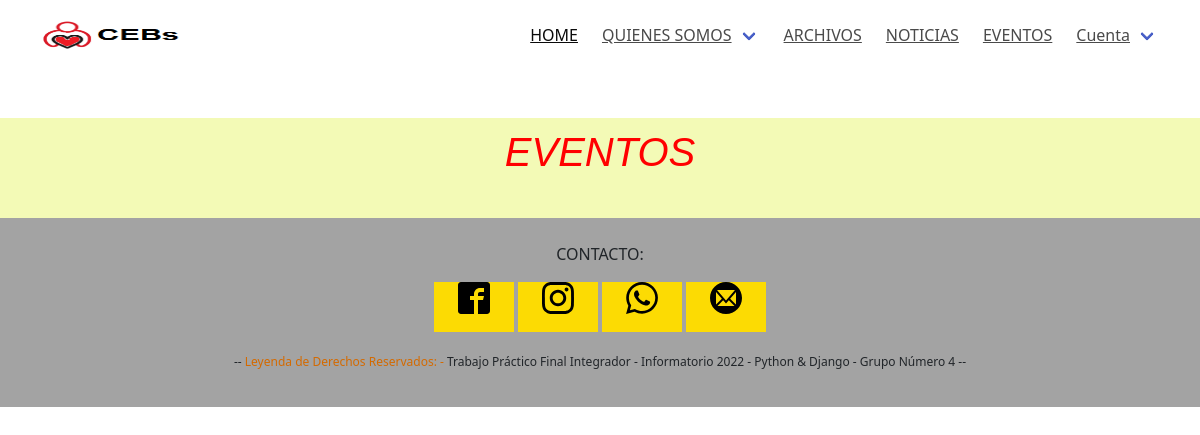
The page /Evento/ on the database as committed earlier.
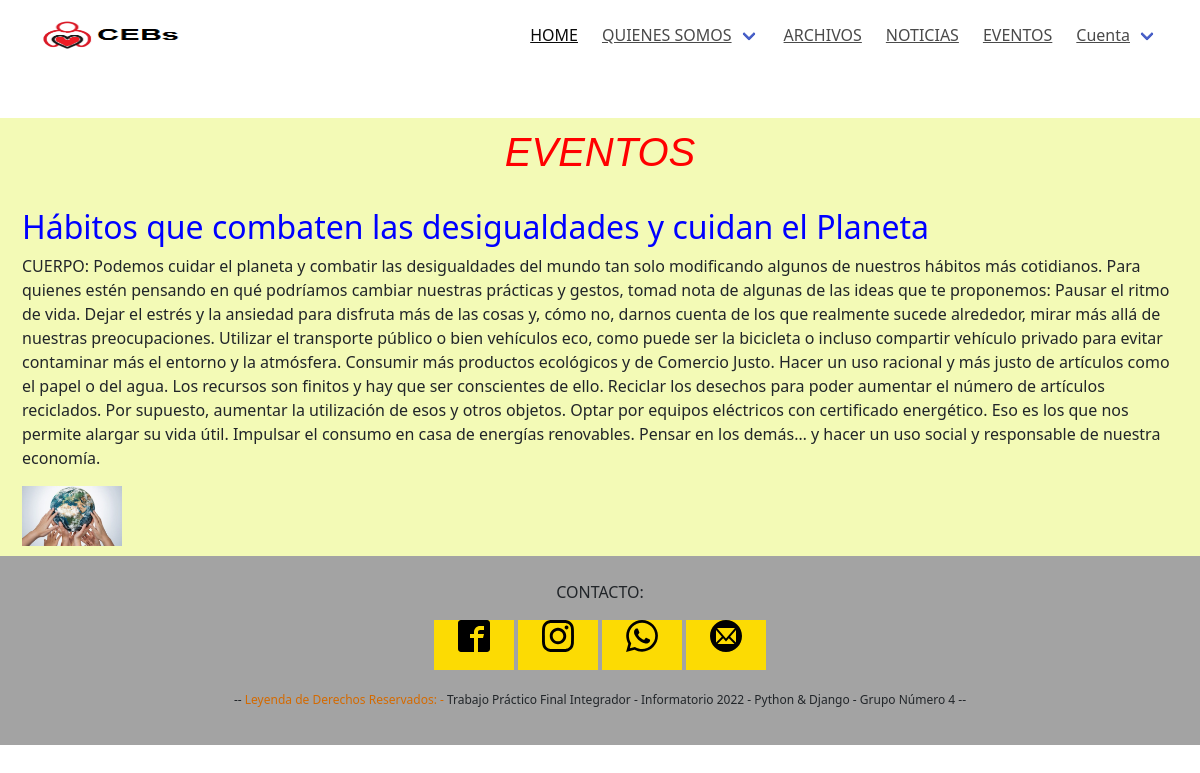
The same page on the database as committed later.
### apps/eventos/models.py (models this page shows, shortened)
class Evento(models.Model):
    titulo = models.CharField(max_length=120)
    creado = models.DateField(auto_now_add=True)
    cuerpo = models.TextField()
    imagen = models.ImageField(upload_to = 'eventos',null=True, blank=True)

### apps/eventos/views.py (the view)
# urls.py: path('',views.Evento1, name = 'listar_eventos')
def Evento1(request):
    ctx = {}
    todos = Evento.objects.all()
    ctx['even'] = todos
    return render(request,'eventos/listar_eventos.html',ctx)

### templates/eventos/listar_eventos.html
{% extends 'base.html' %}
{% load static %}
{% block contenido %}
	<h1>EVENTOS</h1>
    <br>
    {% for e in even %}
        <h2>{{ e.titulo }}</h2>
        <p>CUERPO: {{ e.cuerpo }}</p>
        {% if e.imagen %}
            <img src="{{ e.imagen.url }}" width="100px" height="100px">
        {% else%}
            <p>NO TIENE IMAGEN </p>
        {% endif %}
    {% endfor %}
{% endblock contenido %}

Rows that differ between the two databases and show on the page:
added Evento: titulo "Hábitos que combaten las desigualdades y cuidan el Planeta", cuerpo "Podemos cuidar el planeta y combatir las desigualdades del mundo tan solo modificando algunos de nuestros hábitos más cotidianos. Para quienes estén pensando en qué podríamos cambiar nuestras prácticas y gestos, tomad nota de algunas de las ideas que te proponemos: Pausar el ritmo de vida. Dejar el estrés y la ansiedad para disfruta más de las cosas y, cómo no, darnos cuenta de los que realmente sucede alrededor, mirar más allá de nuestras preocupaciones. Utilizar el transporte público o bien vehículos eco, como puede ser la bicicleta o incluso compartir vehículo privado para evitar contaminar más el entorno y la atmósfera. Consumir más productos ecológicos y de Comercio Justo. Hacer un uso…", imagen (picture)
